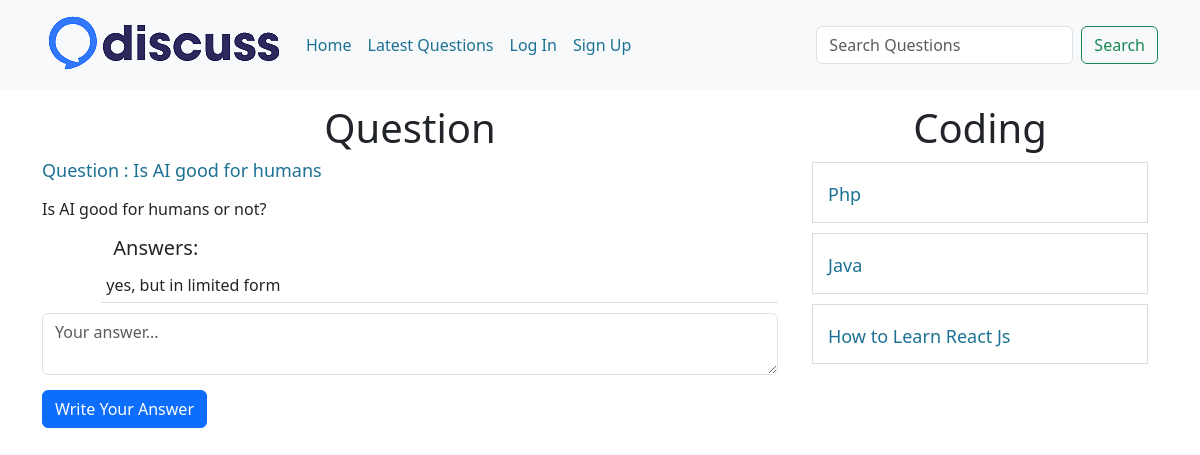
The app's page /?q-id=5 with its own data.
### tables this page shows
CREATE TABLE IF NOT EXISTS `questions` (
  `id` int NOT NULL AUTO_INCREMENT,
  `title` varchar(255) NOT NULL,
  `description` varchar(255) NOT NULL,
  `category_id` int NOT NULL,
  `user_id` int NOT NULL,
  `created_at` datetime NOT NULL DEFAULT CURRENT_TIMESTAMP,
  PRIMARY KEY (`id`)
);

CREATE TABLE IF NOT EXISTS `answers` (
  `id` int NOT NULL AUTO_INCREMENT,
  `answer` varchar(255) NOT NULL,
  `question_id` int NOT NULL,
  `user_id` int NOT NULL,
  `created_at` datetime NOT NULL DEFAULT CURRENT_TIMESTAMP,
  PRIMARY KEY (`id`)
);

CREATE TABLE IF NOT EXISTS `category` (
  `id` int NOT NULL AUTO_INCREMENT,
  `name` varchar(100) NOT NULL,
  `created_at` datetime NOT NULL DEFAULT CURRENT_TIMESTAMP,
  PRIMARY KEY (`id`)
);

### client/question-details.php (the view, shortened to what this page needs)
<div class="container">
    <div class="row">
        <div class="col-8">
            <h1 class="heading margin-top-15">Question</h1>
            <?php
            include("./common/connection.php");
            $query = "SELECT * FROM `questions` WHERE `id` = $qid";
            $result = mysqli_query($conn, $query);
            $row = mysqli_fetch_assoc($result);
            $cid = $row["category_id"];
            echo "<h4 class='margin-bottom-15 question-title'>Question : " . $row["title"] . "</h4>
            <p class='margin-bottom-15'>" . $row["description"] . "</p>
            ";
            include("answers.php");
            ?>
            <form action="./server/requests.php" method="post">
                <textarea class="form-control margin-bottom-15" name="answer" placeholder="Your answer..."></textarea>
                <button class="btn btn-primary">Write Your Answer</button>
            </form>
        </div>
        <div class="col-4">
            <?php
                $categoryQuery = "SELECT name FROM `category` WHERE `id` = $cid";
                $categoryResult = mysqli_query($conn, $categoryQuery);
                $categoryRow = mysqli_fetch_assoc($categoryResult);
                echo "<h1 class='heading margin-top-15'>". ucfirst($categoryRow['name']) ."</h1>";
                $query = "SELECT * FROM `questions` WHERE `category_id` = $cid && `id` != $qid";
                $result = mysqli_query($conn, $query);
                foreach($result as $row){
                    $id = $row['id'];
                    $title = $row['title'];
                    echo "<div class='question-list'>
                    <h4><a href='?q-id=$id'>$title</a></h4>
                    </div>";
                }
            ?>
        </div>
    </div>
</div>

### client/answers.php
<div class="container">
    <div class="offset-sm-1">
        <h5>Answers: </h5>
        <?php
        $query = "SELECT * FROM `answers` WHERE `question_id` = $qid";
        $result = mysqli_query($conn, $query);
        foreach ($result as $row) {
            $answer = $row['answer'];
            echo "<div class='row'>
            <p class='answer-wrapper'>$answer</p>
            </div>";
        }
        ?>
    </div>
</div>

### public/style.css (style rules this page uses)
a { color: #1c7194 !important; }
.heading { text-align: center; }
.margin-top-15 { margin-top: 15px; }
.margin-bottom-15 { margin-bottom: 15px; }
.question-list, .category-list { border: 1px solid #ddd; padding: 15px; margin: 10px; }
.question-list h4, .question-title h4, .category-list h4 { padding: 0; margin: 0; }
.question-list a, .question-title, .category-list a { font-size: 18px; text-decoration: none; color: #1c7194 !important; }
.answer-wrapper { border-bottom: 1px solid #ddd; margin-bottom: 10px; padding: 5px; }

### records on screen
questions: title "Is AI good for humans", description "Is AI good for humans or not?"
answers: answer "yes, but in limited form"
category: name "Coding"
questions: title "Php"
questions: title "Java"
questions: title "How to Learn React Js"
